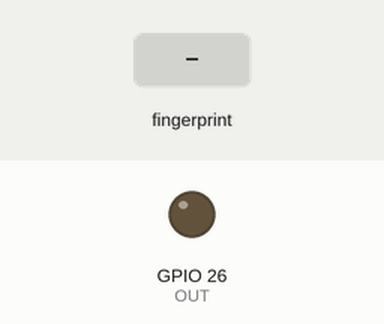
This sketch was run on a simulated ESP32. Shown: output pins drawn as LEDs (lit = HIGH). The inputs (shaded band) are chosen by the test bench.

Above: at 2.2 s.
2.3 s: finger stored as number 1 placed on the sensor
At 4.1 s:
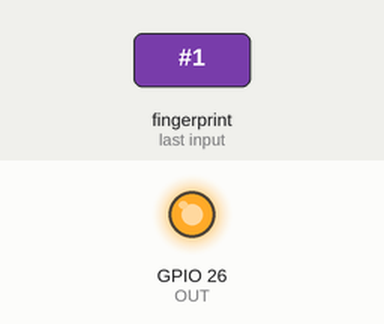
Timing chart, 0 to 6.9 s (numbered marks = the images above; inputs shaded):
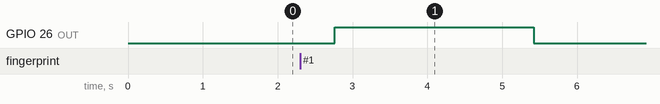

The sketch:

firmware.ino
```cpp
// Reconstructed 2026-10-23. New pin map; not the lost original firmware.
#include <Arduino.h>
#if defined(ESP32)
const int SENSOR=34, INPUT_A=27, INPUT_B=14, OUT=26, AUX=25;
const int ADC_MAXIMUM=4095;
#else
const int SENSOR=A0, INPUT_A=2, INPUT_B=3, OUT=8, AUX=9;
const int ADC_MAXIMUM=1023;
#endif
// OUT/AUX drive a transistor/module input, never an inductive load directly.
// Default OFF = LOW. Use a compatible active-HIGH driver for this reconstruction.

#include <Adafruit_Fingerprint.h>
#if defined(ESP32)
HardwareSerial sensorSerial(2);
#else
#include <SoftwareSerial.h>
SoftwareSerial sensorSerial(10,11);
#endif
Adafruit_Fingerprint finger(&sensorSerial);bool sensorReady=false;unsigned long lastScan=0;
void startSensor(){
#if defined(ESP32)
sensorSerial.begin(57600,SERIAL_8N1,16,17);
#endif
finger.begin(57600);sensorReady=finger.verifyPassword();
}
int matchFinger(){if(finger.getImage()!=FINGERPRINT_OK)return -1;if(finger.image2Tz()!=FINGERPRINT_OK)return -1;if(finger.fingerFastSearch()!=FINGERPRINT_OK)return -1;return finger.fingerID;}

bool unlocked=false,held=false;unsigned long unlockedAt=0;
void setup(){Serial.begin(115200);pinMode(OUT,OUTPUT);digitalWrite(OUT,LOW);startSensor();}
void loop(){unsigned long now=millis();if(unlocked&&now-unlockedAt>=3000){unlocked=false;digitalWrite(OUT,LOW);}
 if(!sensorReady||now-lastScan<200)return;lastScan=now;
 uint8_t capture=finger.getImage();if(capture==FINGERPRINT_NOFINGER){held=false;return;}if(capture!=FINGERPRINT_OK)return;
 if(held)return;held=true;
 if(finger.image2Tz()!=FINGERPRINT_OK||finger.fingerFastSearch()!=FINGERPRINT_OK)return;
 if(finger.fingerID==1&&!unlocked){unlocked=true;unlockedAt=now;digitalWrite(OUT,HIGH);}
}
```

Measured:
- after the input at 2.3 s, GPIO 26 (OUT): LOW → HIGH after 0.46 s, → LOW 2.7 s later
